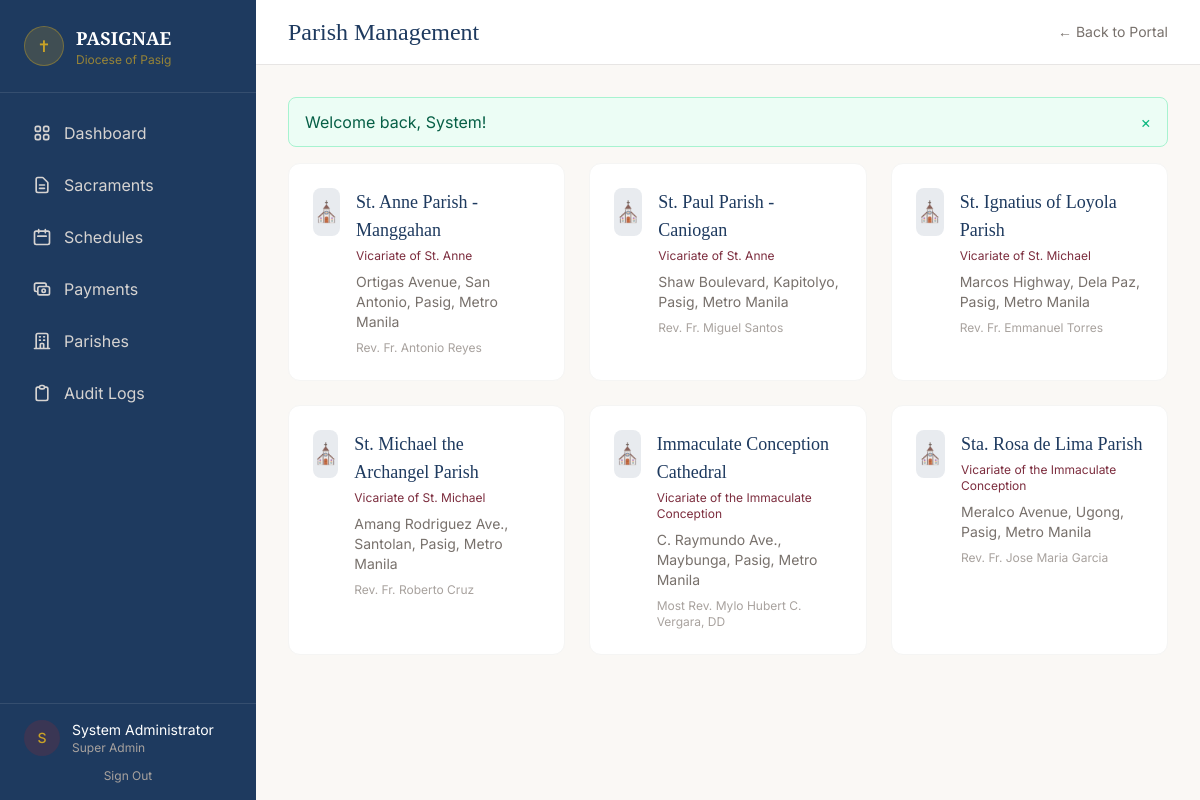
/parishes (signed in), run on the app's committed database.
### tables this page shows
CREATE TABLE parishes (
    id SMALLINT UNSIGNED NOT NULL AUTO_INCREMENT,
    vicariate_id SMALLINT UNSIGNED NOT NULL,
    name VARCHAR(200) NOT NULL,
    address_id INT UNSIGNED DEFAULT NULL,
    contact_number VARCHAR(20) DEFAULT NULL,
    email VARCHAR(150) DEFAULT NULL,
    priest_name VARCHAR(150) DEFAULT NULL,
    status ENUM('active', 'inactive') NOT NULL DEFAULT 'active',
    created_at TIMESTAMP NOT NULL DEFAULT CURRENT_TIMESTAMP,
    updated_at TIMESTAMP NOT NULL DEFAULT CURRENT_TIMESTAMP ON UPDATE CURRENT_TIMESTAMP,
    PRIMARY KEY (id),
    FOREIGN KEY (vicariate_id) REFERENCES vicariates(id) ON DELETE RESTRICT,
    FOREIGN KEY (address_id) REFERENCES addresses(id) ON DELETE SET NULL,
    INDEX idx_vicariate (vicariate_id)
);

CREATE TABLE vicariates (
    id SMALLINT UNSIGNED NOT NULL AUTO_INCREMENT,
    name VARCHAR(150) NOT NULL,
    description TEXT DEFAULT NULL,
    created_at TIMESTAMP NOT NULL DEFAULT CURRENT_TIMESTAMP,
    updated_at TIMESTAMP NOT NULL DEFAULT CURRENT_TIMESTAMP ON UPDATE CURRENT_TIMESTAMP,
    PRIMARY KEY (id)
);

### app/Helpers/functions.php (called while the page is built, shortened)
<?php
function config(string $key, mixed $default = null): mixed
{
    static $config = null;
    if ($config === null) {
        $config = require BASE_PATH . '/config/app.php';
    }
    $keys = explode('.', $key);
    $value = $config;
    foreach ($keys as $k) {
        $value = $value[$k];
    }
    return $value;
}
function base_url(string $path = ''): string
{
    $base = rtrim(config('url'), '/');
    $path = ltrim($path, '/');
    return $path ? "{$base}/{$path}" : $base;
}
function view(string $template, array $data = []): void
{
    extract($data);
    $file = VIEW_PATH . '/' . str_replace('.', '/', $template) . '.php';
    require $file;
}
function e(?string $value): string
{
    return htmlspecialchars($value ?? '', ENT_QUOTES, 'UTF-8');
}

### app/Controllers/ParishController.php (called while the page is built, shortened)
<?php
class ParishController extends Controller
{
    public function index(): void
    {
        $repo = new ParishRepository();
        view('parishes.index', [
            'layout' => 'app',
            'title' => 'Parish Management',
            'parishes' => $repo->getAllWithVicariate(),
            'vicariates' => $repo->getVicariates(),
        ]);
    }
}

### index.php (called while the page is built, shortened)
<?php
$router = new Router();
$request = new Request();
$router->dispatch($request);

### app/Repositories/BaseRepository.php (called while the page is built, shortened)
<?php
abstract class BaseRepository
{
    public function __construct()
    {
        $this->db = Database::pdo();
    }
}

### app/Core/Database.php (called while the page is built, shortened)
<?php
class Database
{
    private static ?PDO $connection = null;
    public static function connect(array $config): void
    {
        $dsn = sprintf(
            'mysql:host=%s;port=%d;dbname=%s;charset=%s',
            $config['host'],
            $config['port'],
            $config['database'],
            $config['charset']
        );
        try {
            self::$connection = new PDO($dsn, $config['username'], $config['password'], $config['options']);
        } catch (PDOException $e) {
            if (config('debug')) {
                throw new PDOException('Database connection failed: ' . $e->getMessage());
            }
            throw new PDOException('Database connection failed. Please check your configuration.');
        }
    }
    public static function pdo(): PDO
    {
        return self::$connection;
    }
}

### app/Repositories/ParishRepository.php (called while the page is built, shortened)
<?php
class ParishRepository extends BaseRepository
{
    public function getAllWithVicariate(): array
    {
        $stmt = $this->db->query(
            'SELECT p.*, v.name AS vicariate_name,
                    CONCAT_WS(", ", a.street, a.barangay, a.city, a.province) AS full_address
             FROM parishes p
             JOIN vicariates v ON v.id = p.vicariate_id
             LEFT JOIN addresses a ON a.id = p.address_id
             WHERE p.status = "active"
             ORDER BY v.name, p.name'
        );
        return $stmt->fetchAll();
    }
}

### config/app.php (called while the page is built)
<?php
$appUrl = 'http://localhost/Pasignae';
if (getenv('DDEV_PRIMARY_URL')) {
    $appUrl = rtrim((string) getenv('DDEV_PRIMARY_URL'), '/');
} elseif (!empty($_SERVER['HTTP_HOST'])) {
    $https = (!empty($_SERVER['HTTPS']) && $_SERVER['HTTPS'] !== 'off')
        || (($_SERVER['HTTP_X_FORWARDED_PROTO'] ?? '') === 'https')
        || (($_SERVER['SERVER_PORT'] ?? '') === '443');
    $scriptDir = str_replace('\\', '/', dirname($_SERVER['SCRIPT_NAME'] ?? '/'));
    $basePath = ($scriptDir === '/' || $scriptDir === '.') ? '' : rtrim($scriptDir, '/');
    $appUrl = ($https ? 'https' : 'http') . '://' . $_SERVER['HTTP_HOST'] . $basePath;
}
return [
    'name' => 'PASIGNAE',
    'full_name' => 'Diocese of Pasig Church Web Portal',
    'url' => $appUrl,
    'timezone' => 'Asia/Manila',
    'debug' => true,
    'session' => [
        'name' => 'pasignae_session',
        'lifetime' => 7200,
    ],
    'mail' => [
        'host' => 'smtp.gmail.com',
        'port' => 587,
        'username' => 'pasignae101@gmail.com',
        'password' => 'nzmi ovua wppf mqop',
        'from_email' => 'pasignae101@gmail.com',
        'from_name' => 'PASIGNAE - Diocese of Pasig',
        'encryption' => 'tls',
    ],
    'otp' => [
        'length' => 6,
        'expiry_minutes' => 15,
    ],
    'scheduling' => [
        'baptism' => [
            'window_days' => 0,
            'window_label' => null,
            'ceremony_label' => 'Baptism',
            'require_full_future_window' => false,
        ],
        'matrimony' => [
            'window_days' => 7,
            'window_label' => '7-Day Marriage Preparation',
            'ceremony_label' => 'Marriage Ceremony',
            'require_full_future_window' => true,
        ],
        'funeral' => [
            'window_days' => 7,
            'window_label' => '7-Day Wake Period',
            'ceremony_label' => 'Funeral Service',
            'require_full_future_window' => false,
        ],
    ],
    'upload' => [
        'max_size' => 5 * 1024 * 1024,
        'allowed_types' => ['pdf', 'jpg', 'jpeg', 'png'],
        'path' => __DIR__ . '/../storage/uploads',
    ],
    'roles' => [
        'super_admin' => 1,
        'diocese_admin' => 2,
        'parish_admin' => 3,
        'parish_staff' => 4,
        'parish_priest' => 5,
        'chancery' => 6,
        'parishioner' => 7,
    ],
];

### views/parishes/index.php (the view)
<div class="grid sm:grid-cols-2 lg:grid-cols-3 gap-6">
    <?php foreach ($parishes as $parish): ?>
    <a href="<?= base_url('parishes/' . $parish['id']) ?>" class="card-sacred block bg-white rounded-xl p-6 border border-stone-100 hover:border-gold/40">
        <div class="flex items-start gap-4">
            <div class="w-12 h-12 rounded-lg bg-navy/10 flex items-center justify-center text-xl">⛪</div>
            <div>
                <h3 class="font-display text-lg text-navy"><?= e($parish['name']) ?></h3>
                <p class="text-xs text-burgundy mt-1"><?= e($parish['vicariate_name']) ?></p>
                <p class="text-sm text-stone-500 mt-2"><?= e($parish['full_address'] ?? '') ?></p>
                <?php if ($parish['priest_name']): ?>
                <p class="text-xs text-stone-400 mt-2"><?= e($parish['priest_name']) ?></p>
                <?php endif; ?>
            </div>
        </div>
    </a>
    <?php endforeach; ?>
</div>

### app/Core/Router.php (shortened to what this page needs)
<?php
class Router
{
    private array $routes = [];
    private function add(string $method, string $path, array $handler, array $middleware): void
    {
        $this->routes[] = [
            'method' => $method,
            'path' => $this->normalize($path),
            'handler' => $handler,
            'middleware' => $middleware,
        ];
    }
    public function dispatch(Request $request): void
    {
        $uri = $this->normalize($request->uri());
        $method = $request->method();
        foreach ($this->routes as $route) {
            if ($route['method'] !== $method) {
                continue;
            }
            $params = $this->match($route['path'], $uri);
            if ($params === false) {
                continue;
            }
            [$controller, $action] = $route['handler'];
            $instance = new $controller();
            call_user_func_array([$instance, $action], $params);
            return;
        }
    }
    private function normalize(string $path): string
    {
        return '/' . trim($path, '/');
    }
    private function match(string $routePath, string $uri): array|false
    {
        $pattern = preg_replace('/\{([a-zA-Z_]+)\}/', '([^/]+)', $routePath);
        $pattern = '#^' . $pattern . '$#';
        if (!preg_match($pattern, $uri, $matches)) {
            return false;
        }
        array_shift($matches);
        return $matches;
    }
}

### public/css/app.css (style rules this page uses)
:root { --pasignae-navy: #1e3a5f; --pasignae-burgundy: #7c2d3e; --pasignae-gold: #c9a227; --pasignae-cream: #faf8f5; --pasignae-ivory: #f5f0e8; --pasignae-sage: #4a6741; }
body { font-family: 'Inter', system-ui, sans-serif; background-color: var(--pasignae-cream); }
.font-display { font-family: 'Playfair Display', Georgia, serif; }
.card-sacred { transition: transform 0.3s ease, box-shadow 0.3s ease; }

### data on the page
parishes: name "St. Anne Parish - Manggahan", vicariate.name "Vicariate of St. Anne", full_address "Ortigas Avenue, San Antonio, Pasig, Metro Manila", priest_name "Rev. Fr. Antonio Reyes"
parishes: name "St. Paul Parish - Caniogan", vicariate.name "Vicariate of St. Anne", full_address "Shaw Boulevard, Kapitolyo, Pasig, Metro Manila", priest_name "Rev. Fr. Miguel Santos"
parishes: name "St. Ignatius of Loyola Parish", vicariate.name "Vicariate of St. Michael", full_address "Marcos Highway, Dela Paz, Pasig, Metro Manila", priest_name "Rev. Fr. Emmanuel Torres"
parishes: name "St. Michael the Archangel Parish", vicariate.name "Vicariate of St. Michael", full_address "Amang Rodriguez Ave., Santolan, Pasig, Metro Manila", priest_name "Rev. Fr. Roberto Cruz"
parishes: name "Immaculate Conception Cathedral", vicariate.name "Vicariate of the Immaculate Conception", full_address "C. Raymundo Ave., Maybunga, Pasig, Metro Manila", priest_name "Most Rev. Mylo Hubert C. Vergara, DD"
parishes: name "Sta. Rosa de Lima Parish", vicariate.name "Vicariate of the Immaculate Conception", full_address "Meralco Avenue, Ugong, Pasig, Metro Manila", priest_name "Rev. Fr. Jose Maria Garcia"

### other printed values
$msg "Welcome back, System!"
